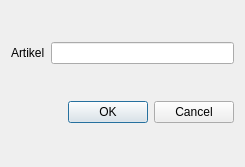
<?xml version="1.0" encoding="UTF-8"?>
<ui version="4.0">
 <class>ArticleReturn</class>
 <widget class="QDialog" name="ArticleReturn">
  <property name="geometry">
   <rect>
    <x>0</x>
    <y>0</y>
    <width>245</width>
    <height>167</height>
   </rect>
  </property>
  <property name="windowTitle">
   <string>Artikel-Rückgabe</string>
  </property>
  <layout class="QGridLayout" name="gridLayout">
   <item row="0" column="0">
    <widget class="QLabel" name="label">
     <property name="text">
      <string>Artikel</string>
     </property>
    </widget>
   </item>
   <item row="0" column="1">
    <widget class="QLineEdit" name="lineEdit"/>
   </item>
   <item row="1" column="0" colspan="2">
    <widget class="QDialogButtonBox" name="buttonBox">
     <property name="orientation">
      <enum>Qt::Horizontal</enum>
     </property>
     <property name="standardButtons">
      <set>QDialogButtonBox::Cancel|QDialogButtonBox::Ok</set>
     </property>
    </widget>
   </item>
  </layout>
 </widget>
 <resources/>
 <connections>
  <connection>
   <sender>buttonBox</sender>
   <signal>accepted()</signal>
   <receiver>ArticleReturn</receiver>
   <slot>accept()</slot>
   <hints>
    <hint type="sourcelabel">
     <x>248</x>
     <y>254</y>
    </hint>
    <hint type="destinationlabel">
     <x>157</x>
     <y>274</y>
    </hint>
   </hints>
  </connection>
  <connection>
   <sender>buttonBox</sender>
   <signal>rejected()</signal>
   <receiver>ArticleReturn</receiver>
   <slot>reject()</slot>
   <hints>
    <hint type="sourcelabel">
     <x>316</x>
     <y>260</y>
    </hint>
    <hint type="destinationlabel">
     <x>286</x>
     <y>274</y>
    </hint>
   </hints>
  </connection>
 </connections>
</ui>
